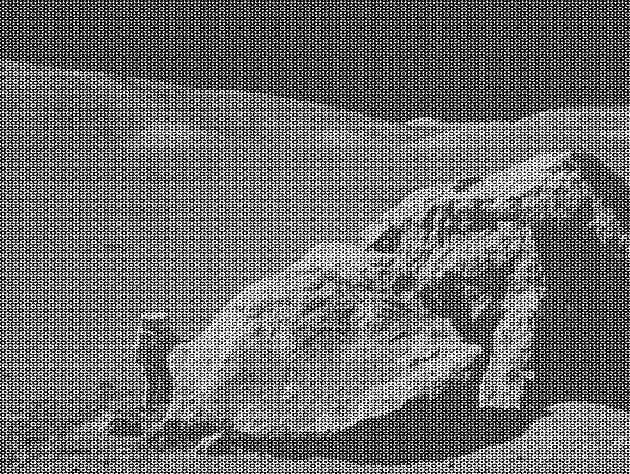
#> input picture images/moonwalk.jpg, 630 x 474 px
$ jupyter execute 'notch filter.ipynb'
#> lines starting #> are read from the running program, lines starting #| are printed output that depends on the picture
# notch filter
A type of bandstop filter that reduces a narrow range of frequencies

[cell 1]
import cv2
import numpy as np
from matplotlib import pyplot as plt

img=cv2.imread('images/moonwalk.jpg',0)
#> img is the input picture: shape (474, 630); min 0, max 255, mean 108.6

img_float32 = np.float32(img)
dft = cv2.dft(img_float32, flags = cv2.DFT_COMPLEX_OUTPUT)
dft_shift = np.fft.fftshift(dft)

rows, cols = img.shape
#> rows = 474; cols = 630
crow, ccol = int(rows/2) , int(cols/2) # center
#> crow = 237; ccol = 315

# create a mask first, center square is 1, remaining all zeros
mask = np.zeros((rows, cols, 2), np.uint8)
mask[crow-30:crow+30, ccol-30:ccol+30] = 1

# apply mask and inverse DFT
fshift = dft_shift*mask
f_ishift = np.fft.ifftshift(fshift)
img_back = cv2.idft(f_ishift)
img_back = cv2.magnitude(img_back[:,:,0],img_back[:,:,1])
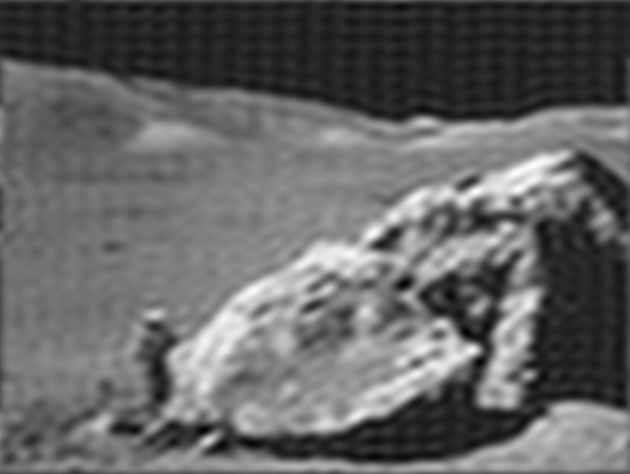
#> img_back: shape (474, 630) float32; min 15987597, max 57453268, mean 32430428; drawn with min black and max white
blur = cv2.GaussianBlur(img_back,(5,5),0)


plt.subplot(121),plt.imshow(img_back, cmap = 'gray')
plt.title('Input Image'), plt.xticks([]), plt.yticks([])
plt.subplot(122),plt.imshow(blur, cmap = 'gray')
plt.title('Magnitude Spectrum'), plt.xticks([]), plt.yticks([])

plt.show()
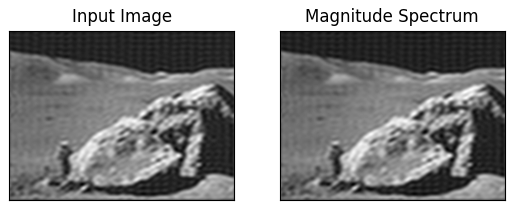
#> figure drawn by matplotlib, 2 panels
